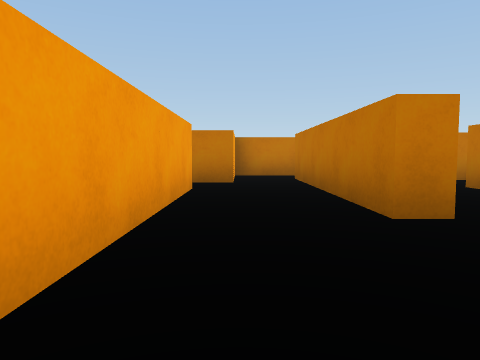
View 1 (above)

12 first-person views from a walk through a scene from a Unity 3-D project. The camera is 0.51 m above the floor, tilts 4° down and sees 70° across. The floor is counted in squares, 1 m on a side. Each view is taken from the middle of a square. On the plan, view 1 faces up. The plan holds only what a view shows up to about 9 squares ahead; the rest is blank. The player character is not drawn.

View 2
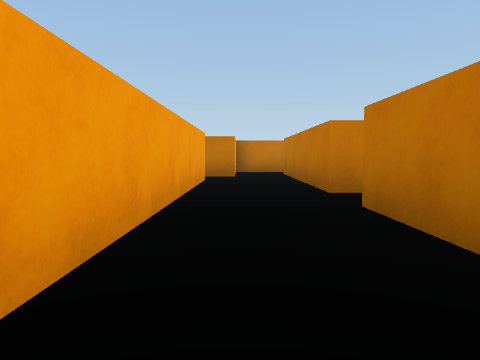

View 3
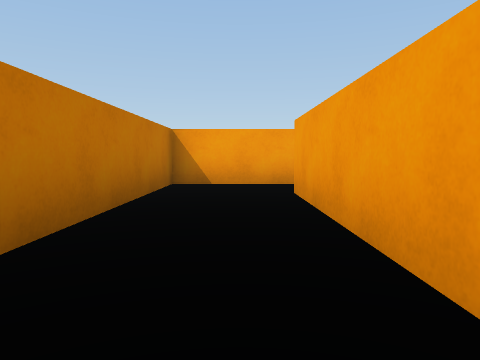

View 4
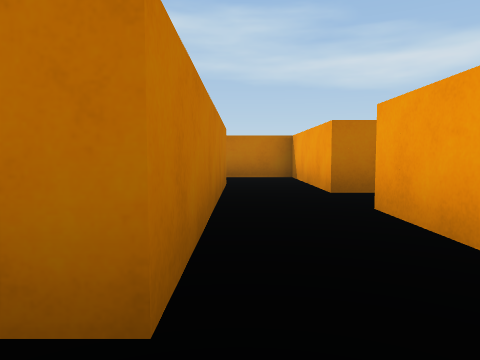

View 5
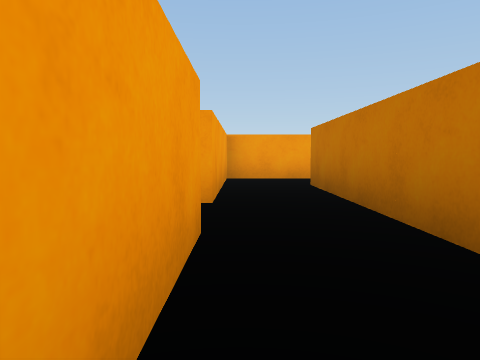

View 6
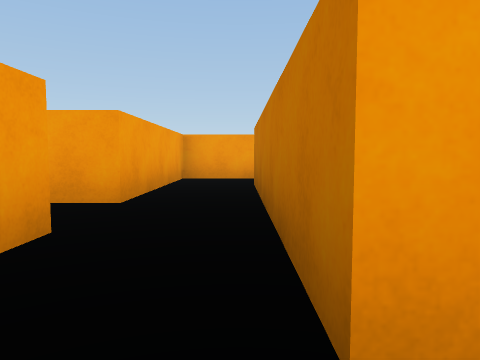

View 7
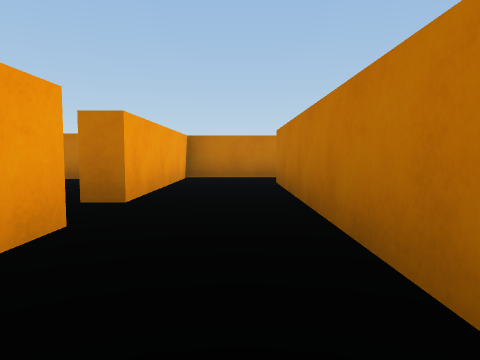

View 8
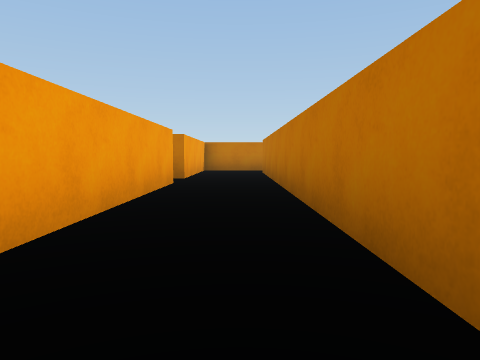

View 9
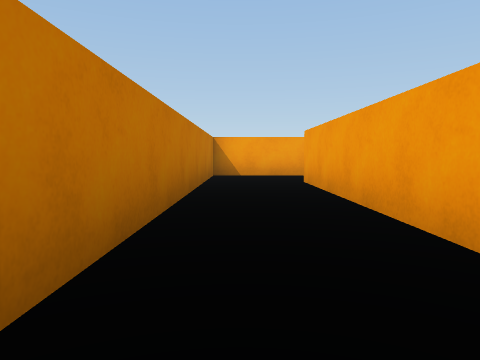

View 10
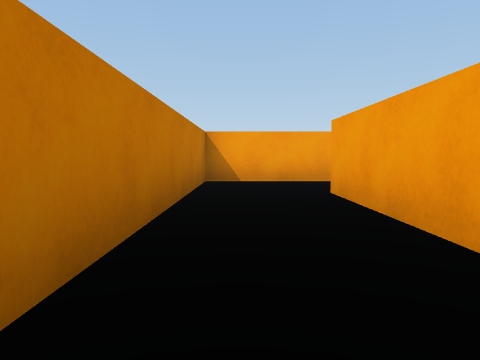

View 11
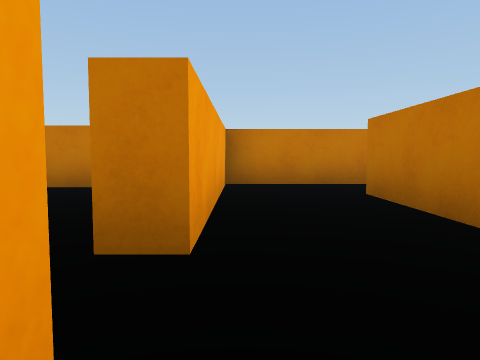

View 12
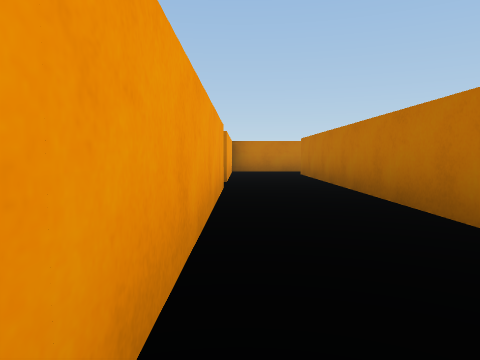

### Floor plan
Ten units are one square. View 1 is at (0, 0); x grows to the right and y downward. Boxes are objects, and circles mark ways between rooms. Rooms are numbered by the first view taken in them; rooms with no view inside come last. Other rooms are left out.
<svg viewBox="-83 -83 137 147">
<path fill="none" stroke="#000" d="M12 -27 12 -78M-7 -54 -7 17 -24 17M-23 33 12 33 12 -15M0 -66 -12 -66M-23 40 -23 33M-24 17 -61 17 -61 12M-78 14 -78 33 -37 33 -37 41M17 -15 17 39M49 -72 17 -72 17 -27 12 -27M11 59 37 59 37 -56"/>
<circle cx="-15" cy="25" r="3" fill="#2a7"/>
<text x="0" y="-10">1</text>
<text x="-50" y="30">2</text>
<text x="30" y="-10">3</text>
</svg>
Room 1 opens to room 2.

Where each view was taken, in squares from view 1:
view 1: 0 up, 0 right, facing up
view 2: 2 down, 0 right, facing up
view 3: 3 up, 0 right, facing down
view 4: 2 down, 7 left, facing right
view 5: 3 down, 0 right, facing left
view 6: 2 down, 0 right, facing left
view 7: 1 down, 3 right, facing up
view 8: 5 down, 3 right, facing up
view 9: 3 up, 3 right, facing down
view 10: 1 up, 3 right, facing down
view 11: 1 up, 2 right, facing up
view 12: 4 down, 2 right, facing up
